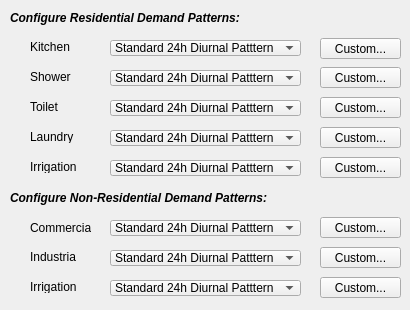
                 <widget class="QWidget" name="dp_config_widget" native="true">
                  <property name="minimumSize">
                   <size>
                    <width>0</width>
                    <height>310</height>
                   </size>
                  </property>
                  <widget class="QLabel" name="dagg_dp_noonpic_2">
                   <property name="geometry">
                    <rect>
                     <x>155</x>
                     <y>175</y>
                     <width>41</width>
                     <height>41</height>
                    </rect>
                   </property>
                   <property name="toolTip">
                    <string>approx. 6am to 12pm</string>
                   </property>
                   <property name="whatsThis">
                    <string>&lt;!DOCTYPE HTML PUBLIC &quot;-//W3C//DTD HTML 4.0//EN&quot; &quot;http://www.w3.org/TR/REC-html40/strict.dtd&quot;&gt;
&lt;html&gt;&lt;head&gt;&lt;meta name=&quot;qrichtext&quot; content=&quot;1&quot; /&gt;&lt;style type=&quot;text/css&quot;&gt;
p, li { white-space: pre-wrap; }
&lt;/style&gt;&lt;/head&gt;&lt;body style=&quot; font-family:'MS Shell Dlg 2'; font-size:8.25pt; font-weight:400; font-style:normal;&quot;&gt;
&lt;p style=&quot; margin-top:0px; margin-bottom:0px; margin-left:0px; margin-right:0px; -qt-block-indent:0; text-indent:0px;&quot;&gt;&lt;span style=&quot; font-size:8pt;&quot;&gt;Select the minimum water quality requirement to source from when meeting demand.&lt;/span&gt;&lt;/p&gt;
&lt;p style=&quot; margin-top:0px; margin-bottom:0px; margin-left:0px; margin-right:0px; -qt-block-indent:0; text-indent:0px;&quot;&gt;&lt;span style=&quot; font-size:8pt;&quot;&gt;PO = Potable Water&lt;/span&gt;&lt;/p&gt;
&lt;p style=&quot; margin-top:0px; margin-bottom:0px; margin-left:0px; margin-right:0px; -qt-block-indent:0; text-indent:0px;&quot;&gt;&lt;span style=&quot; font-size:8pt;&quot;&gt;NP = Non-potable Water&lt;/span&gt;&lt;/p&gt;
&lt;p style=&quot; margin-top:0px; margin-bottom:0px; margin-left:0px; margin-right:0px; -qt-block-indent:0; text-indent:0px;&quot;&gt;&lt;span style=&quot; font-size:8pt;&quot;&gt;RW = Rainwater&lt;/span&gt;&lt;/p&gt;
&lt;p style=&quot; margin-top:0px; margin-bottom:0px; margin-left:0px; margin-right:0px; -qt-block-indent:0; text-indent:0px;&quot;&gt;&lt;span style=&quot; font-size:8pt;&quot;&gt;SW = Stormwater&lt;/span&gt;&lt;/p&gt;
&lt;p style=&quot; margin-top:0px; margin-bottom:0px; margin-left:0px; margin-right:0px; -qt-block-indent:0; text-indent:0px;&quot;&gt;&lt;span style=&quot; font-size:8pt;&quot;&gt;GW = Greywater&lt;/span&gt;&lt;/p&gt;&lt;/body&gt;&lt;/html&gt;</string>
                   </property>
                   <property name="text">
                    <string/>
                   </property>
                   <property name="pixmap">
                    <pixmap>../../../../.designer/backup/noon-small.png</pixmap>
                   </property>
                  </widget>
                  <widget class="QLabel" name="dagg_dp_morningpic_2">
                   <property name="enabled">
                    <bool>true</bool>
                   </property>
                   <property name="geometry">
                    <rect>
                     <x>55</x>
                     <y>175</y>
                     <width>41</width>
                     <height>41</height>
                    </rect>
                   </property>
                   <property name="toolTip">
                    <string>approx. 6am to 12pm</string>
                   </property>
                   <property name="whatsThis">
                    <string>&lt;!DOCTYPE HTML PUBLIC &quot;-//W3C//DTD HTML 4.0//EN&quot; &quot;http://www.w3.org/TR/REC-html40/strict.dtd&quot;&gt;
&lt;html&gt;&lt;head&gt;&lt;meta name=&quot;qrichtext&quot; content=&quot;1&quot; /&gt;&lt;style type=&quot;text/css&quot;&gt;
p, li { white-space: pre-wrap; }
&lt;/style&gt;&lt;/head&gt;&lt;body style=&quot; font-family:'MS Shell Dlg 2'; font-size:8.25pt; font-weight:400; font-style:normal;&quot;&gt;
&lt;p style=&quot; margin-top:0px; margin-bottom:0px; margin-left:0px; margin-right:0px; -qt-block-indent:0; text-indent:0px;&quot;&gt;&lt;span style=&quot; font-size:8pt;&quot;&gt;Select the minimum water quality requirement to source from when meeting demand.&lt;/span&gt;&lt;/p&gt;
&lt;p style=&quot; margin-top:0px; margin-bottom:0px; margin-left:0px; margin-right:0px; -qt-block-indent:0; text-indent:0px;&quot;&gt;&lt;span style=&quot; font-size:8pt;&quot;&gt;PO = Potable Water&lt;/span&gt;&lt;/p&gt;
&lt;p style=&quot; margin-top:0px; margin-bottom:0px; margin-left:0px; margin-right:0px; -qt-block-indent:0; text-indent:0px;&quot;&gt;&lt;span style=&quot; font-size:8pt;&quot;&gt;NP = Non-potable Water&lt;/span&gt;&lt;/p&gt;
&lt;p style=&quot; margin-top:0px; margin-bottom:0px; margin-left:0px; margin-right:0px; -qt-block-indent:0; text-indent:0px;&quot;&gt;&lt;span style=&quot; font-size:8pt;&quot;&gt;RW = Rainwater&lt;/span&gt;&lt;/p&gt;
&lt;p style=&quot; margin-top:0px; margin-bottom:0px; margin-left:0px; margin-right:0px; -qt-block-indent:0; text-indent:0px;&quot;&gt;&lt;span style=&quot; font-size:8pt;&quot;&gt;SW = Stormwater&lt;/span&gt;&lt;/p&gt;
&lt;p style=&quot; margin-top:0px; margin-bottom:0px; margin-left:0px; margin-right:0px; -qt-block-indent:0; text-indent:0px;&quot;&gt;&lt;span style=&quot; font-size:8pt;&quot;&gt;GW = Greywater&lt;/span&gt;&lt;/p&gt;&lt;/body&gt;&lt;/html&gt;</string>
                   </property>
                   <property name="text">
                    <string/>
                   </property>
                   <property name="pixmap">
                    <pixmap>../../../../.designer/backup/morning-small.png</pixmap>
                   </property>
                  </widget>
                  <widget class="QLabel" name="dagg_dp_nightpic_2">
                   <property name="geometry">
                    <rect>
                     <x>355</x>
                     <y>175</y>
                     <width>41</width>
                     <height>41</height>
                    </rect>
                   </property>
                   <property name="toolTip">
                    <string>approx. 6am to 12pm</string>
                   </property>
                   <property name="whatsThis">
                    <string>&lt;!DOCTYPE HTML PUBLIC &quot;-//W3C//DTD HTML 4.0//EN&quot; &quot;http://www.w3.org/TR/REC-html40/strict.dtd&quot;&gt;
&lt;html&gt;&lt;head&gt;&lt;meta name=&quot;qrichtext&quot; content=&quot;1&quot; /&gt;&lt;style type=&quot;text/css&quot;&gt;
p, li { white-space: pre-wrap; }
&lt;/style&gt;&lt;/head&gt;&lt;body style=&quot; font-family:'MS Shell Dlg 2'; font-size:8.25pt; font-weight:400; font-style:normal;&quot;&gt;
&lt;p style=&quot; margin-top:0px; margin-bottom:0px; margin-left:0px; margin-right:0px; -qt-block-indent:0; text-indent:0px;&quot;&gt;&lt;span style=&quot; font-size:8pt;&quot;&gt;Select the minimum water quality requirement to source from when meeting demand.&lt;/span&gt;&lt;/p&gt;
&lt;p style=&quot; margin-top:0px; margin-bottom:0px; margin-left:0px; margin-right:0px; -qt-block-indent:0; text-indent:0px;&quot;&gt;&lt;span style=&quot; font-size:8pt;&quot;&gt;PO = Potable Water&lt;/span&gt;&lt;/p&gt;
&lt;p style=&quot; margin-top:0px; margin-bottom:0px; margin-left:0px; margin-right:0px; -qt-block-indent:0; text-indent:0px;&quot;&gt;&lt;span style=&quot; font-size:8pt;&quot;&gt;NP = Non-potable Water&lt;/span&gt;&lt;/p&gt;
&lt;p style=&quot; margin-top:0px; margin-bottom:0px; margin-left:0px; margin-right:0px; -qt-block-indent:0; text-indent:0px;&quot;&gt;&lt;span style=&quot; font-size:8pt;&quot;&gt;RW = Rainwater&lt;/span&gt;&lt;/p&gt;
&lt;p style=&quot; margin-top:0px; margin-bottom:0px; margin-left:0px; margin-right:0px; -qt-block-indent:0; text-indent:0px;&quot;&gt;&lt;span style=&quot; font-size:8pt;&quot;&gt;SW = Stormwater&lt;/span&gt;&lt;/p&gt;
&lt;p style=&quot; margin-top:0px; margin-bottom:0px; margin-left:0px; margin-right:0px; -qt-block-indent:0; text-indent:0px;&quot;&gt;&lt;span style=&quot; font-size:8pt;&quot;&gt;GW = Greywater&lt;/span&gt;&lt;/p&gt;&lt;/body&gt;&lt;/html&gt;</string>
                   </property>
                   <property name="text">
                    <string/>
                   </property>
                   <property name="pixmap">
                    <pixmap>../../../../.designer/backup/night-small.png</pixmap>
                   </property>
                  </widget>
                  <widget class="QComboBox" name="dp_kitchen_combo">
                   <property name="geometry">
                    <rect>
                     <x>110</x>
                     <y>40</y>
                     <width>191</width>
                     <height>16</height>
                    </rect>
                   </property>
                   <item>
                    <property name="text">
                     <string>Standard 24h Diurnal Patttern</string>
                    </property>
                   </item>
                   <item>
                    <property name="text">
                     <string>Constant Hourly Pattern</string>
                    </property>
                   </item>
                   <item>
                    <property name="text">
                     <string>Office Hours Trapezoid (7am-7pm)</string>
                    </property>
                   </item>
                   <item>
                    <property name="text">
                     <string>After-hours Constant (6pm-6am)</string>
                    </property>
                   </item>
                   <item>
                    <property name="text">
                     <string>User-defined...</string>
                    </property>
                   </item>
                  </widget>
                  <widget class="QLabel" name="demand_res_lbl">
                   <property name="geometry">
                    <rect>
                     <x>10</x>
                     <y>10</y>
                     <width>261</width>
                     <height>16</height>
                    </rect>
                   </property>
                   <property name="text">
                    <string>&lt;html&gt;&lt;head/&gt;&lt;body&gt;&lt;p&gt;&lt;span style=&quot; font-weight:600; font-style:italic;&quot;&gt;Configure Residential Demand Patterns:&lt;/span&gt;&lt;/p&gt;&lt;/body&gt;&lt;/html&gt;</string>
                   </property>
                  </widget>
                  <widget class="QLabel" name="dp_kitchen_lbl">
                   <property name="geometry">
                    <rect>
                     <x>30</x>
                     <y>40</y>
                     <width>46</width>
                     <height>13</height>
                    </rect>
                   </property>
                   <property name="text">
                    <string>Kitchen</string>
                   </property>
                  </widget>
                  <widget class="QLabel" name="dp_shower_lbl">
                   <property name="geometry">
                    <rect>
                     <x>30</x>
                     <y>70</y>
                     <width>46</width>
                     <height>13</height>
                    </rect>
                   </property>
                   <property name="text">
                    <string>Shower</string>
                   </property>
                  </widget>
                  <widget class="QLabel" name="dp_toilet_lbl">
                   <property name="geometry">
                    <rect>
                     <x>30</x>
                     <y>100</y>
                     <width>46</width>
                     <height>13</height>
                    </rect>
                   </property>
                   <property name="text">
                    <string>Toilet</string>
                   </property>
                  </widget>
                  <widget class="QLabel" name="dp_laundry_lbl">
                   <property name="geometry">
                    <rect>
                     <x>30</x>
                     <y>130</y>
                     <width>46</width>
                     <height>13</height>
                    </rect>
                   </property>
                   <property name="text">
                    <string>Laundry</string>
                   </property>
                  </widget>
                  <widget class="QComboBox" name="dp_shower_combo">
                   <property name="geometry">
                    <rect>
                     <x>110</x>
                     <y>70</y>
                     <width>191</width>
                     <height>16</height>
                    </rect>
                   </property>
                   <item>
                    <property name="text">
                     <string>Standard 24h Diurnal Patttern</string>
                    </property>
                   </item>
                   <item>
                    <property name="text">
                     <string>Constant Hourly Pattern</string>
                    </property>
                   </item>
                   <item>
                    <property name="text">
                     <string>Office Hours Trapezoid (7am-7pm)</string>
                    </property>
                   </item>
                   <item>
                    <property name="text">
                     <string>After-hours Constant (6pm-6am)</string>
                    </property>
                   </item>
                   <item>
                    <property name="text">
                     <string>User-defined...</string>
                    </property>
                   </item>
                  </widget>
                  <widget class="QComboBox" name="dp_toilet_combo">
                   <property name="geometry">
                    <rect>
                     <x>110</x>
                     <y>100</y>
                     <width>191</width>
                     <height>16</height>
                    </rect>
                   </property>
                   <item>
                    <property name="text">
                     <string>Standard 24h Diurnal Patttern</string>
                    </property>
                   </item>
                   <item>
                    <property name="text">
                     <string>Constant Hourly Pattern</string>
                    </property>
                   </item>
                   <item>
                    <property name="text">
                     <string>Office Hours Trapezoid (7am-7pm)</string>
                    </property>
                   </item>
                   <item>
                    <property name="text">
                     <string>After-hours Constant (6pm-6am)</string>
                    </property>
                   </item>
                   <item>
                    <property name="text">
                     <string>User-defined...</string>
                    </property>
                   </item>
                  </widget>
                  <widget class="QComboBox" name="dp_laundry_combo">
                   <property name="geometry">
                    <rect>
                     <x>110</x>
                     <y>130</y>
                     <width>191</width>
                     <height>16</height>
                    </rect>
                   </property>
                   <item>
                    <property name="text">
                     <string>Standard 24h Diurnal Patttern</string>
                    </property>
                   </item>
                   <item>
                    <property name="text">
                     <string>Constant Hourly Pattern</string>
                    </property>
                   </item>
                   <item>
                    <property name="text">
                     <string>Office Hours Trapezoid (7am-7pm)</string>
                    </property>
                   </item>
                   <item>
                    <property name="text">
                     <string>After-hours Constant (6pm-6am)</string>
                    </property>
                   </item>
                   <item>
                    <property name="text">
                     <string>User-defined...</string>
                    </property>
                   </item>
                  </widget>
                  <widget class="QLabel" name="dp_irrigate_lbl">
                   <property name="geometry">
                    <rect>
                     <x>30</x>
                     <y>160</y>
                     <width>46</width>
                     <height>13</height>
                    </rect>
                   </property>
                   <property name="text">
                    <string>Irrigation</string>
                   </property>
                  </widget>
                  <widget class="QComboBox" name="dp_irrigate_combo">
                   <property name="geometry">
                    <rect>
                     <x>110</x>
                     <y>160</y>
                     <width>191</width>
                     <height>16</height>
                    </rect>
                   </property>
                   <item>
                    <property name="text">
                     <string>Standard 24h Diurnal Patttern</string>
                    </property>
                   </item>
                   <item>
                    <property name="text">
                     <string>Constant Hourly Pattern</string>
                    </property>
                   </item>
                   <item>
                    <property name="text">
                     <string>Office Hours Trapezoid (7am-7pm)</string>
                    </property>
                   </item>
                   <item>
                    <property name="text">
                     <string>After-hours Constant (6pm-6am)</string>
                    </property>
                   </item>
                   <item>
                    <property name="text">
                     <string>User-defined...</string>
                    </property>
                   </item>
                  </widget>
                  <widget class="QLabel" name="demand_nonres_lbl">
                   <property name="geometry">
                    <rect>
                     <x>10</x>
                     <y>190</y>
                     <width>261</width>
                     <height>16</height>
                    </rect>
                   </property>
                   <property name="text">
                    <string>&lt;html&gt;&lt;head/&gt;&lt;body&gt;&lt;p&gt;&lt;span style=&quot; font-weight:600; font-style:italic;&quot;&gt;Configure Non-Residential Demand Patterns:&lt;/span&gt;&lt;/p&gt;&lt;/body&gt;&lt;/html&gt;</string>
                   </property>
                  </widget>
                  <widget class="QComboBox" name="dp_com_combo">
                   <property name="geometry">
                    <rect>
                     <x>110</x>
                     <y>220</y>
                     <width>191</width>
                     <height>16</height>
                    </rect>
                   </property>
                   <item>
                    <property name="text">
                     <string>Standard 24h Diurnal Patttern</string>
                    </property>
                   </item>
                   <item>
                    <property name="text">
                     <string>Constant Hourly Pattern</string>
                    </property>
                   </item>
                   <item>
                    <property name="text">
                     <string>Office Hours Trapezoid (7am-7pm)</string>
                    </property>
                   </item>
                   <item>
                    <property name="text">
                     <string>After-hours Constant (6pm-6am)</string>
                    </property>
                   </item>
                   <item>
                    <property name="text">
                     <string>User-defined...</string>
                    </property>
                   </item>
                  </widget>
                  <widget class="QLabel" name="dp_com_lbl">
                   <property name="geometry">
                    <rect>
                     <x>30</x>
                     <y>220</y>
                     <width>61</width>
                     <height>16</height>
                    </rect>
                   </property>
                   <property name="text">
                    <string>Commercial</string>
                   </property>
                  </widget>
                  <widget class="QComboBox" name="dp_ind_combo">
                   <property name="geometry">
                    <rect>
                     <x>110</x>
                     <y>250</y>
                     <width>191</width>
                     <height>16</height>
                    </rect>
                   </property>
                   <item>
                    <property name="text">
                     <string>Standard 24h Diurnal Patttern</string>
                    </property>
                   </item>
                   <item>
                    <property name="text">
                     <string>Constant Hourly Pattern</string>
                    </property>
                   </item>
                   <item>
                    <property name="text">
                     <string>Office Hours Trapezoid (7am-7pm)</string>
                    </property>
                   </item>
                   <item>
                    <property name="text">
                     <string>After-hours Constant (6pm-6am)</string>
                    </property>
                   </item>
                   <item>
                    <property name="text">
                     <string>User-defined...</string>
                    </property>
                   </item>
                  </widget>
                  <widget class="QLabel" name="dp_ind_lbl">
                   <property name="geometry">
                    <rect>
                     <x>30</x>
                     <y>250</y>
                     <width>46</width>
                     <height>13</height>
                    </rect>
                   </property>
                   <property name="text">
                    <string>Industrial</string>
                   </property>
                  </widget>
                  <widget class="QPushButton" name="dp_kitchen_custom">
                   <property name="geometry">
                    <rect>
                     <x>320</x>
                     <y>38</y>
                     <width>81</width>
                     <height>21</height>
                    </rect>
                   </property>
                   <property name="text">
                    <string>Custom...</string>
                   </property>
                  </widget>
                  <widget class="QPushButton" name="dp_shower_custom">
                   <property name="geometry">
                    <rect>
                     <x>320</x>
                     <y>67</y>
                     <width>81</width>
                     <height>21</height>
                    </rect>
                   </property>
                   <property name="text">
                    <string>Custom...</string>
                   </property>
                  </widget>
                  <widget class="QPushButton" name="dp_toilet_custom">
                   <property name="geometry">
                    <rect>
                     <x>320</x>
                     <y>97</y>
                     <width>81</width>
                     <height>21</height>
                    </rect>
                   </property>
                   <property name="text">
                    <string>Custom...</string>
                   </property>
                  </widget>
                  <widget class="QPushButton" name="dp_laundry_custom">
                   <property name="geometry">
                    <rect>
                     <x>320</x>
                     <y>127</y>
                     <width>81</width>
                     <height>21</height>
                    </rect>
                   </property>
                   <property name="text">
                    <string>Custom...</string>
                   </property>
                  </widget>
                  <widget class="QPushButton" name="dp_irrigate_custom">
                   <property name="geometry">
                    <rect>
                     <x>320</x>
                     <y>157</y>
                     <width>81</width>
                     <height>21</height>
                    </rect>
                   </property>
                   <property name="text">
                    <string>Custom...</string>
                   </property>
                  </widget>
                  <widget class="QPushButton" name="dp_com_custom">
                   <property name="geometry">
                    <rect>
                     <x>320</x>
                     <y>217</y>
                     <width>81</width>
                     <height>21</height>
                    </rect>
                   </property>
                   <property name="text">
                    <string>Custom...</string>
                   </property>
                  </widget>
                  <widget class="QPushButton" name="dp_ind_custom">
                   <property name="geometry">
                    <rect>
                     <x>320</x>
                     <y>247</y>
                     <width>81</width>
                     <height>21</height>
                    </rect>
                   </property>
                   <property name="text">
                    <string>Custom...</string>
                   </property>
                  </widget>
                  <widget class="QComboBox" name="dp_pubirr_combo">
                   <property name="geometry">
                    <rect>
                     <x>110</x>
                     <y>280</y>
                     <width>191</width>
                     <height>16</height>
                    </rect>
                   </property>
                   <item>
                    <property name="text">
                     <string>Standard 24h Diurnal Patttern</string>
                    </property>
                   </item>
                   <item>
                    <property name="text">
                     <string>Constant Hourly Pattern</string>
                    </property>
                   </item>
                   <item>
                    <property name="text">
                     <string>Office Hours Trapezoid (7am-7pm)</string>
                    </property>
                   </item>
                   <item>
                    <property name="text">
                     <string>After-hours Constant (6pm-6am)</string>
                    </property>
                   </item>
                   <item>
                    <property name="text">
                     <string>User-defined...</string>
                    </property>
                   </item>
                  </widget>
                  <widget class="QLabel" name="dp_pubirr_lbl">
                   <property name="geometry">
                    <rect>
                     <x>30</x>
                     <y>280</y>
                     <width>46</width>
                     <height>13</height>
                    </rect>
                   </property>
                   <property name="text">
                    <string>Irrigation</string>
                   </property>
                  </widget>
                  <widget class="QPushButton" name="dp_pubirr_custom">
                   <property name="geometry">
                    <rect>
                     <x>320</x>
                     <y>277</y>
                     <width>81</width>
                     <height>21</height>
                    </rect>
                   </property>
                   <property name="text">
                    <string>Custom...</string>
                   </property>
                  </widget>
                 </widget>
